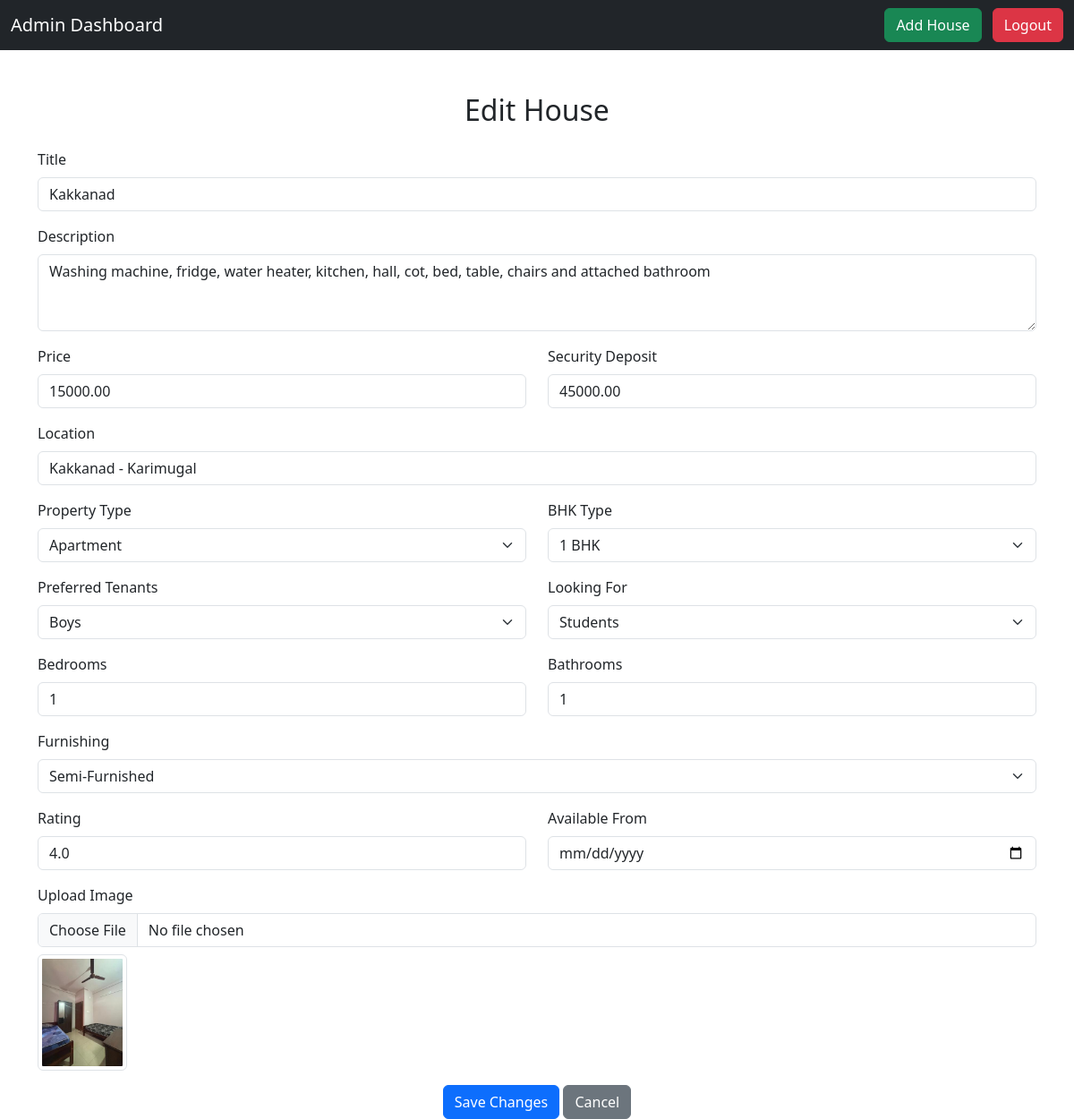
The page /edit/3/ on the database its author committed.
### app/models.py (models this page shows, shortened)
class House(models.Model):
    PROPERTY_TYPES = [
        ('apartment', 'Apartment'),
        ('flat', 'Flat'),
        ('house', 'House'),
        ('pg', 'PG'),
    ]
    BHK_CHOICES = [
        ('1RK', '1 RK'),
        ('1BHK', '1 BHK'),
        ('2BHK', '2 BHK'),
        ('3BHK', '3 BHK'),
        ('4BHK', '4 BHK'),
    ]
    PREFERRED_TENANTS = [
        ('boys', 'Boys'),
        ('girls', 'Girls'),
        ('couples', 'Couples'),
        ('family', 'Family'),
        ('mixed', 'Mixed'),
        ('unmarried_couples', 'Unmarried Couples'),
    ]
    LOOKING_FOR_CHOICES = [
        ('students', 'Students'),
        ('working_professionals', 'Working Professionals'),
        ('family', 'Family'),
    ]
    title = models.CharField(max_length=200)
    description = models.TextField()
    price = models.DecimalField(max_digits=10, decimal_places=2)
    security_deposit = models.DecimalField(max_digits=10, decimal_places=2, default=0)
    location = models.CharField(max_length=200)
    image = models.ImageField(blank=True, null=True)
    property_type = models.CharField(max_length=20, choices=PROPERTY_TYPES)
    bhk_type = models.CharField(max_length=10, choices=BHK_CHOICES, default='1RK')
    preferred_tenants = models.CharField(max_length=20, choices=PREFERRED_TENANTS)
    looking_for = models.CharField(max_length=30, choices=LOOKING_FOR_CHOICES)
    bedrooms = models.PositiveIntegerField(default=1)
    bathrooms = models.PositiveIntegerField(default=1)
    furnishing = models.CharField(max_length=50, choices=[('semi-furnished', 'Semi-Furnished'), ('fully-furnished', 'Fully-Furnished'), ('unfurnished', 'Unfurnished')])
    rating = models.FloatField(default=0.0)
    available_from = models.DateField()

### app/views.py (the view)
# urls.py: path('edit/<id>/', views.edit_house),  # Edit House
def edit_house(request,id):
    house = get_object_or_404(House, id=id)  # Get the house or return 404
    if request.method == 'POST':
        form = HouseForm(request.POST, request.FILES, instance=house)
        if form.is_valid():
            form.save()
            return redirect('house_list')  # Redirect to house list after saving
    else:
        form = HouseForm(instance=house)
    return render(request, 'admin/edit_house.html', {'form': form, 'house': house})

### app/forms.py
class HouseForm(forms.ModelForm):
    class Meta:
        model = House
        fields = '__all__'
        widgets = {
            'available_from': forms.DateInput(attrs={'type': 'date'}),
            'description': forms.Textarea(attrs={'rows': 4}),
        }

### template/admin/edit_house.html (shortened to what this page needs)
<!DOCTYPE html>
<html lang="en">
<head>
    {% load static %}
    <link rel="stylesheet" href="https://cdn.jsdelivr.net/npm/bootstrap@5.3.0/dist/css/bootstrap.min.css">
</head>
<body>
    <nav class="navbar navbar-dark bg-dark">
        <div class="container-fluid d-flex justify-content-between">
            <a class="navbar-brand">Admin Dashboard</a>
            <div>
                <a class="btn btn-success me-2" href="add_house">Add House</a>
                <a class="btn btn-danger" href="logout">Logout</a>
            </div>
        </div>
    </nav>
    <div class="container mt-5">
        <h2 class="text-center mb-4">Edit House</h2>
        <form method="POST" enctype="multipart/form-data">
            <div class="mb-3">
                <label class="form-label">Title</label>
                <input type="text" name="title" class="form-control" value="{{ form.title.value }}" required>
            </div>
            <div class="mb-3">
                <label class="form-label">Description</label>
                <textarea name="description" class="form-control" rows="3" required>{{ form.description.value }}</textarea>
            </div>
            <div class="row">
                <div class="col-md-6 mb-3">
                    <label class="form-label">Price</label>
                    <input type="number" name="price" class="form-control" step="0.01" value="{{ form.price.value }}" required>
                </div>
                <div class="col-md-6 mb-3">
                    <label class="form-label">Security Deposit</label>
                    <input type="number" name="security_deposit" class="form-control" step="0.01" value="{{ form.security_deposit.value }}" required>
                </div>
            </div>
            <div class="mb-3">
                <label class="form-label">Location</label>
                <input type="text" name="location" class="form-control" value="{{ form.location.value }}" required>
            </div>
            <div class="row">
                <div class="col-md-6 mb-3">
                    <label class="form-label">Property Type</label>
                    <select name="property_type" class="form-select" required>
                        {% for value, label in form.property_type.field.choices %}
                        <option value="{{ value }}" {% if form.property_type.value == value %}selected{% endif %}>{{ label }}</option>
                        {% endfor %}
                    </select>
                </div>
                <div class="col-md-6 mb-3">
                    <label class="form-label">BHK Type</label>
                    <select name="bhk_type" class="form-select" required>
                        {% for value, label in form.bhk_type.field.choices %}
                        <option value="{{ value }}" {% if form.bhk_type.value == value %}selected{% endif %}>{{ label }}</option>
                        {% endfor %}
                    </select>
                </div>
            </div>
            <div class="row">
                <div class="col-md-6 mb-3">
                    <label class="form-label">Preferred Tenants</label>
                    <select name="preferred_tenants" class="form-select" required>
                        {% for value, label in form.preferred_tenants.field.choices %}
                        <option value="{{ value }}" {% if form.preferred_tenants.value == value %}selected{% endif %}>{{ label }}</option>
                        {% endfor %}
                    </select>
                </div>
                <div class="col-md-6 mb-3">
                    <label class="form-label">Looking For</label>
                    <select name="looking_for" class="form-select" required>
                        {% for value, label in form.looking_for.field.choices %}
                        <option value="{{ value }}" {% if form.looking_for.value == value %}selected{% endif %}>{{ label }}</option>
                        {% endfor %}
                    </select>
                </div>
            </div>
            <div class="row">
                <div class="col-md-6 mb-3">
                    <label class="form-label">Bedrooms</label>
                    <input type="number" name="bedrooms" class="form-control" value="{{ form.bedrooms.value }}" required>
                </div>
                <div class="col-md-6 mb-3">
                    <label class="form-label">Bathrooms</label>
                    <input type="number" name="bathrooms" class="form-control" value="{{ form.bathrooms.value }}" required>
                </div>
            </div>
            <div class="mb-3">
                <label class="form-label">Furnishing</label>
                <select name="furnishing" class="form-select" required>
                    {% for value, label in form.furnishing.field.choices %}
                    <option value="{{ value }}" {% if form.furnishing.value == value %}selected{% endif %}>{{ label }}</option>
                    {% endfor %}
                </select>
            </div>
            <div class="row">
                <div class="col-md-6 mb-3">
                    <label class="form-label">Rating</label>
                    <input type="number" name="rating" class="form-control" step="0.1" value="{{ form.rating.value }}" required>
                </div>
                <div class="col-md-6 mb-3">
                    <label class="form-label">Available From</label>
                    <input type="date" name="available_from" class="form-control" value="{{ form.available_from.value }}" required>
                </div>
            </div>
            <div class="mb-3">
                <label class="form-label">Upload Image</label>
                <input type="file" name="image" class="form-control">
                {% if form.instance.image %}
                <div class="mt-2">
                    <img src="{{ form.instance.image.url }}" width="100" class="img-thumbnail">
                </div>
                {% endif %}
            </div>
            <div class="text-center">
                <button type="submit" class="btn btn-primary">Save Changes</button>
                <a href="../../admin_home" class="btn btn-secondary">Cancel</a>
            </div>
        </form>
    </div>
</body>
</html>

### rows shown on the page
House: title "Kakkanad", description "Washing machine, fridge, water heater, kitchen, hall, cot, bed, table, chairs and attached bathroom", price "15000.00", security_deposit "45000.00", location "Kakkanad - Karimugal", property_type "Apartment", bhk_type "1 BHK", preferred_tenants "Boys", looking_for "Students", furnishing "Semi-Furnished", rating "4.0", instance.image (picture)
